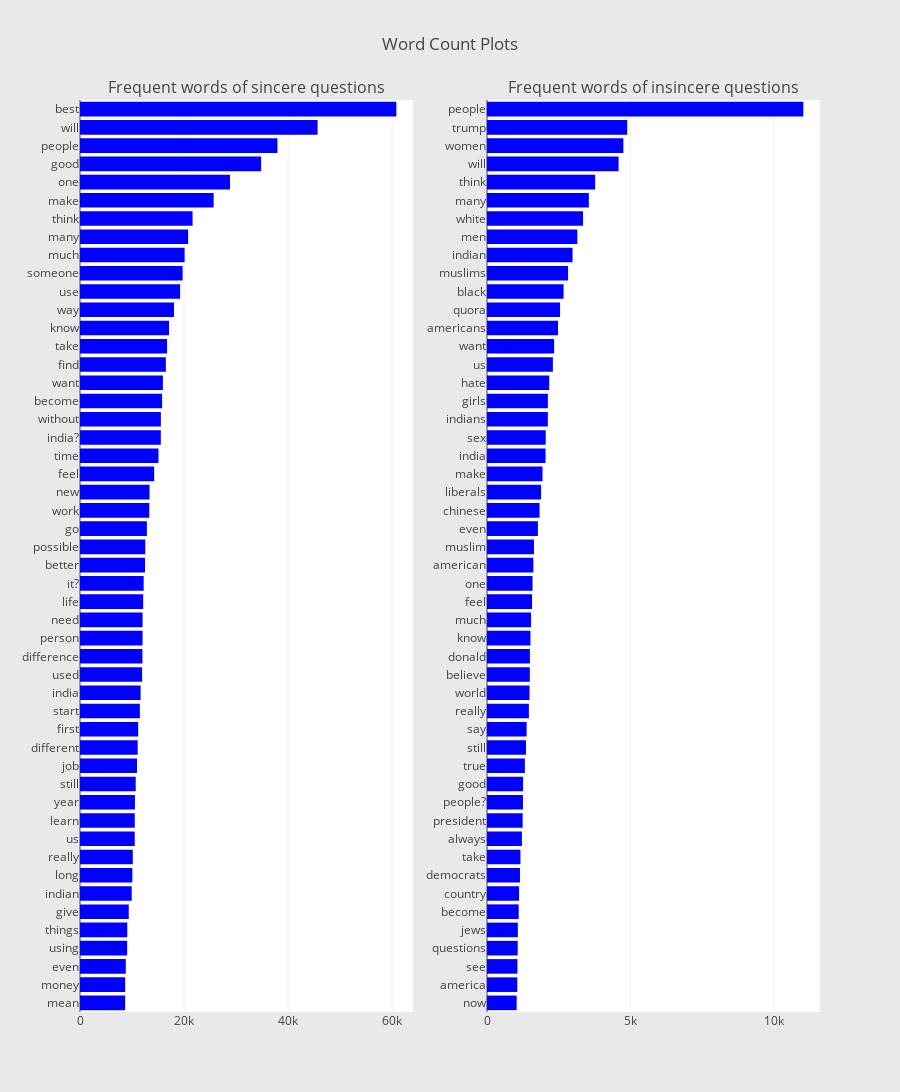

Write notebook code for a chart like this one.
### Markdown cell above
There seem to be a variety of words in there. May be it is a good idea to look at the most frequent words in each of the classes separately.

**Word Frequency plot of sincere & insincere questions:****

### Code cell
from collections import defaultdict
train1_df = train_df[train_df["target"]==1]
train0_df = train_df[train_df["target"]==0]

## custom function for ngram generation ##
def generate_ngrams(text, n_gram=1):
    token = [token for token in text.lower().split(" ") if token != "" if token not in STOPWORDS]
    ngrams = zip(*[token[i:] for i in range(n_gram)])
    return [" ".join(ngram) for ngram in ngrams]

## custom function for horizontal bar chart ##
def horizontal_bar_chart(df, color):
    trace = go.Bar(
        y=df["word"].values[::-1],
        x=df["wordcount"].values[::-1],
        showlegend=False,
        orientation = 'h',
        marker=dict(
            color=color,
        ),
    )
    return trace

## Get the bar chart from sincere questions ##
freq_dict = defaultdict(int)
for sent in train0_df["question_text"]:
    for word in generate_ngrams(sent):
        freq_dict[word] += 1
fd_sorted = pd.DataFrame(sorted(freq_dict.items(), key=lambda x: x[1])[::-1])
fd_sorted.columns = ["word", "wordcount"]
trace0 = horizontal_bar_chart(fd_sorted.head(50), 'blue')

## Get the bar chart from insincere questions ##
freq_dict = defaultdict(int)
for sent in train1_df["question_text"]:
    for word in generate_ngrams(sent):
        freq_dict[word] += 1
fd_sorted = pd.DataFrame(sorted(freq_dict.items(), key=lambda x: x[1])[::-1])
fd_sorted.columns = ["word", "wordcount"]
trace1 = horizontal_bar_chart(fd_sorted.head(50), 'blue')

# Creating two subplots
fig = tools.make_subplots(rows=1, cols=2, vertical_spacing=0.04,
                          subplot_titles=["Frequent words of sincere questions", 
                                          "Frequent words of insincere questions"])
fig.append_trace(trace0, 1, 1)
fig.append_trace(trace1, 1, 2)
fig['layout'].update(height=1200, width=900, paper_bgcolor='rgb(233,233,233)', title="Word Count Plots")
py.iplot(fig, filename='word-plots')

#plt.figure(figsize=(10,16))
#sns.barplot(x="ngram_count", y="ngram", data=fd_sorted.loc[:50,:], color="b")
#plt.title("Frequent words for Insincere Questions", fontsize=16)
#plt.show()

### Figure 1 — Plotly figure (JSON) as saved in the notebook; plotly's stock layout.template omitted (floating-point values rounded to 4 significant figures)
{"data": [{"marker": {"color": "blue"}, "orientation": "h", "showlegend": false, "type": "bar", "uid": "afe26c12-bda6-437a-9c2c-af4d6c4de671", "x": [8684, 8686, 8803, 9067, 9087, 9373, 9938, 10063, 10148, 10524, 10533, 10562, 10709, 10958, 11090, 11184, 11507, 11653, 11940, 11998, 12026, 12028, 12146, 12238, 12501, 12552, 12857, 13319, 13368, 14260, 15089, 15536, 15545, 15781, 15941, 16508, 16743, 17118, 18073, 19250, 19728, 20108, 20788, 21641, 25696, 28840, 34827, 37960, 45675, 60816], "xaxis": "x", "y": ["mean", "money", "even", "using", "things", "give", "indian", "long", "really", "us", "learn", "year", "still", "job", "different", "first", "start", "india", "used", "difference", "person", "need", "life", "it?", "better", "possible", "go", "work", "new", "feel", "time", "india?", "without", "become", "want", "find", "take", "know", "way", "use", "someone", "much", "many", "think", "make", "one", "good", "people", "will", "best"], "yaxis": "y"}, {"marker": {"color": "blue"}, "orientation": "h", "showlegend": false, "type": "bar", "uid": "71be85f9-b843-4f7b-81f2-bb4e09be86f5", "x": [1035, 1058, 1062, 1071, 1075, 1106, 1119, 1150, 1167, 1218, 1243, 1255, 1259, 1321, 1360, 1382, 1461, 1483, 1495, 1497, 1515, 1537, 1572, 1588, 1618, 1639, 1776, 1834, 1887, 1937, 2043, 2048, 2122, 2123, 2171, 2298, 2343, 2478, 2549, 2672, 2828, 2984, 3152, 3351, 3552, 3774, 4590, 4757, 4893, 11036], "xaxis": "x2", "y": ["now", "america", "see", "questions", "jews", "become", "country", "democrats", "take", "always", "president", "people?", "good", "true", "still", "say", "really", "world", "believe", "donald", "know", "much", "feel", "one", "american", "muslim", "even", "chinese", "liberals", "make", "india", "sex", "indians", "girls", "hate", "us", "want", "americans", "quora", "black", "muslims", "indian", "men", "white", "many", "think", "will", "women", "trump", "people"], "yaxis": "y2"}], "layout": {"annotations": [{"font": {"size": 16}, "showarrow": false, "text": "Frequent words of sincere questions", "x": 0.225, "xanchor": "center", "xref": "paper", "y": 1, "yanchor": "bottom", "yref": "paper"}, {"font": {"size": 16}, "showarrow": false, "text": "Frequent words of insincere questions", "x": 0.775, "xanchor": "center", "xref": "paper", "y": 1, "yanchor": "bottom", "yref": "paper"}], "height": 1200, "paper_bgcolor": "rgb(233,233,233)", "title": "Word Count Plots", "width": 900, "xaxis": {"anchor": "y", "domain": [0, 0.45]}, "xaxis2": {"anchor": "y2", "domain": [0.55, 1]}, "yaxis": {"anchor": "x", "domain": [0, 1]}, "yaxis2": {"anchor": "x2", "domain": [0, 1]}}}
